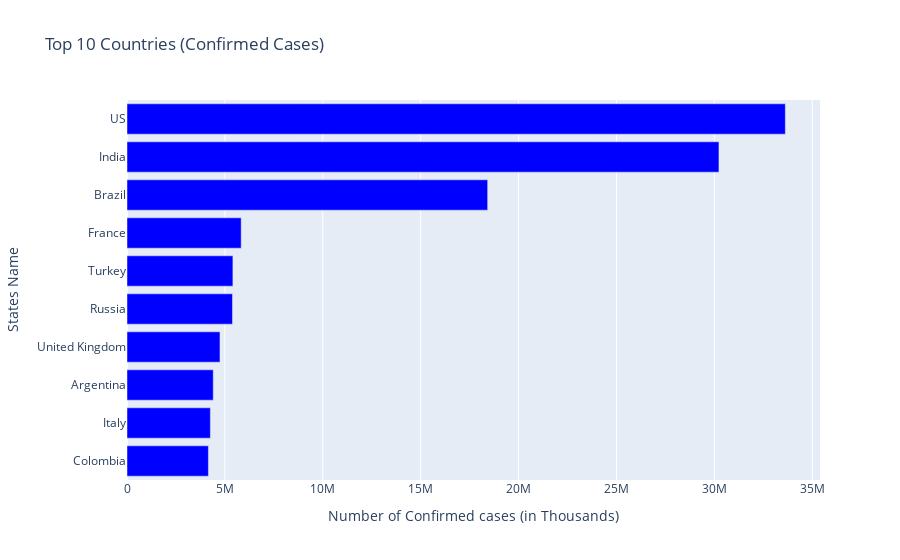

Notebook source saved alongside this figure:
### Code cell
top_10_confirmed_states = cases.sort_values('Confirmed', ascending=False)[:10]
horizontal_bar_chart(top_10_confirmed_states,top_10_confirmed_states.Confirmed, top_10_confirmed_states.index,
            'Top 10 Countries (Confirmed Cases)', 'Number of Confirmed cases (in Thousands)','States Name','blue')

### Figure 1 — Plotly figure (JSON) as saved in the notebook; plotly's stock layout.template omitted (floating-point values rounded to 4 significant figures)
{"data": [{"alignmentgroup": "True", "hovertemplate": "Number of Confirmed cases (in Thousands)=%{x}<br>States Name=%{y}<extra></extra>", "legendgroup": "", "marker": {"color": "blue", "pattern": {"shape": ""}}, "name": "", "offsetgroup": "", "orientation": "h", "showlegend": false, "textposition": "auto", "type": "bar", "x": [33624983, 30233183, 18420598, 5831972, 5409027, 5387486, 4748644, 4405247, 4258069, 4158716], "xaxis": "x", "y": ["US", "India", "Brazil", "France", "Turkey", "Russia", "United Kingdom", "Argentina", "Italy", "Colombia"], "yaxis": "y"}], "layout": {"autosize": true, "barmode": "relative", "legend": {"tracegroupgap": 0}, "title": {"text": "Top 10 Countries (Confirmed Cases)"}, "xaxis": {"anchor": "y", "autorange": true, "domain": [0, 1], "range": [0, 35390000.0], "title": {"text": "Number of Confirmed cases (in Thousands)"}, "type": "linear"}, "yaxis": {"anchor": "x", "autorange": true, "categoryorder": "total ascending", "domain": [0, 1], "range": [-0.5, 9.5], "title": {"text": "States Name"}, "type": "category"}}}
